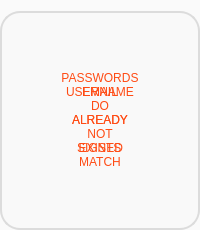
       <widget class="QGroupBox" name="groupBox_11">
        <property name="geometry">
         <rect>
          <x>430</x>
          <y>350</y>
          <width>200</width>
          <height>230</height>
         </rect>
        </property>
        <property name="font">
         <font>
          <pointsize>15</pointsize>
         </font>
        </property>
        <property name="styleSheet">
         <string notr="true">QGroupBox{
	border: 2px solid rgb(220, 220, 220);
	border-radius:20px;
	background: rgba(248, 248, 248, 200);
	margin-top: 11 px;
}

QGroupBox::title {
background: rgb(248, 248, 248);
	subcontrol-origin: margin;
	subcontrol-position: top center;	
	padding: 1 4px;
	color: rgba(15, 128, 255, 193);
	border: 2px solid rgba(15, 128, 255, 193);
	border-radius:10px;
}</string>
        </property>
        <property name="title">
         <string/>
        </property>
        <widget class="QLabel" name="label_repeatPasswordTip">
         <property name="geometry">
          <rect>
           <x>20</x>
           <y>40</y>
           <width>160</width>
           <height>160</height>
          </rect>
         </property>
         <property name="styleSheet">
          <string notr="true">
QLabel{
	background: none;
	border-image:none;
	border: 0px;
	color: rgb(255, 75, 20);
	font: 20pt &quot;Times&quot; bold;
}</string>
         </property>
         <property name="text">
          <string>PASSWORDS

DO

NOT

MATCH</string>
         </property>
         <property name="alignment">
          <set>Qt::AlignCenter</set>
         </property>
        </widget>
        <widget class="QLabel" name="label_newStaffUsernameTip">
         <property name="geometry">
          <rect>
           <x>20</x>
           <y>40</y>
           <width>160</width>
           <height>160</height>
          </rect>
         </property>
         <property name="styleSheet">
          <string notr="true">
QLabel{
	background: none;
	border-image:none;
	border: 0px;
	color: rgb(255, 75, 20);
	font: 20pt &quot;Times&quot; bold;
}</string>
         </property>
         <property name="text">
          <string>USERNAME

ALREADY

EXISTS</string>
         </property>
         <property name="alignment">
          <set>Qt::AlignCenter</set>
         </property>
        </widget>
        <widget class="QLabel" name="label_newStaffEmailTip">
         <property name="geometry">
          <rect>
           <x>20</x>
           <y>40</y>
           <width>160</width>
           <height>160</height>
          </rect>
         </property>
         <property name="styleSheet">
          <string notr="true">
QLabel{
	background: none;
	border-image:none;
	border: 0px;
	color: rgb(255, 75, 20);
	font: 20pt &quot;Times&quot; bold;
}</string>
         </property>
         <property name="text">
          <string>EMAIL

ALREADY

SIGNED</string>
         </property>
         <property name="alignment">
          <set>Qt::AlignCenter</set>
         </property>
        </widget>
        <zorder>label_newStaffEmailTip</zorder>
        <zorder>label_repeatPasswordTip</zorder>
        <zorder>label_newStaffUsernameTip</zorder>
       </widget>
